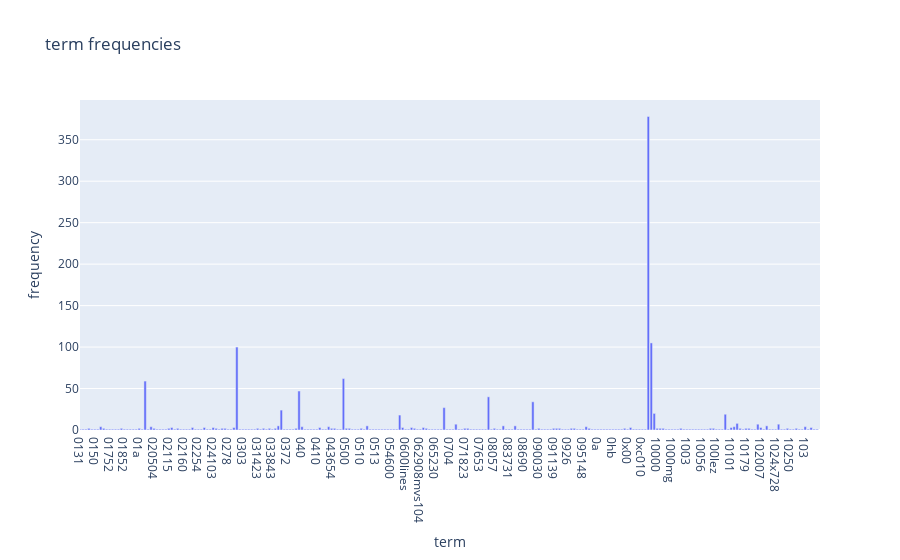

The cell this chart's notebook holds for it:
### Markdown cell above
### >>> **Exercise 13 (take home):** 
The chart above only contains 300 vocabulary in the documents, and it's already computationally intensive to both compute and visualize. Can you efficiently reduce the number of terms you want to visualize as an exercise.

### Code cell
# Answer here
# get first 300 terms and their frequencies
x_terms = count_vect.get_feature_names_out()[:300]
y_freq = term_frequencies[:300]

# put into a DataFrame for easy plotting
df_plot = pd.DataFrame({
    "term": x_terms,
    "frequency": y_freq
})

# make interactive bar chart
fig = px.bar(df_plot, x="term", y="frequency", 
             title="term frequencies")
fig.update_xaxes(range=[50, 300])  # change/reduce the amount of terms shown
fig.show()

### Figure 1 — Plotly figure (JSON) as saved in the notebook; plotly's stock layout.template omitted (floating-point values rounded to 4 significant figures; data arrays with more than 128 entries replaced by an {"elided": "..."} marker saying what was removed)
{"data": [{"hovertemplate": "term=%{x}<br>frequency=%{y}<extra></extra>", "legendgroup": "", "marker": {"color": "#636efa", "pattern": {"shape": ""}}, "name": "", "orientation": "v", "showlegend": false, "textposition": "auto", "type": "bar", "x": {"elided": "300 str values"}, "xaxis": "x", "y": {"elided": "300 int values"}, "yaxis": "y"}], "layout": {"barmode": "relative", "legend": {"tracegroupgap": 0}, "title": {"text": "term frequencies"}, "xaxis": {"anchor": "y", "domain": [0, 1], "range": [50, 300], "title": {"text": "term"}}, "yaxis": {"anchor": "x", "domain": [0, 1], "title": {"text": "frequency"}}}}
